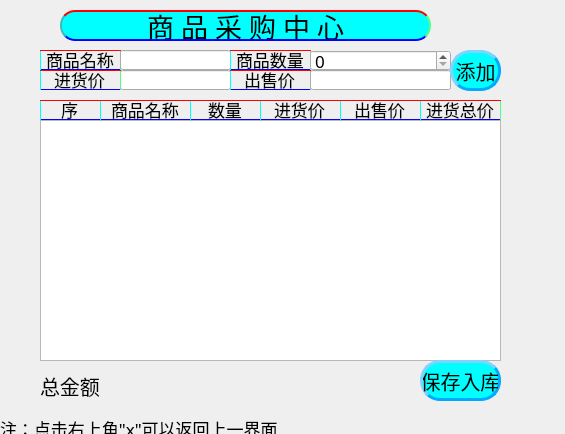
<?xml version="1.0" encoding="UTF-8"?>
<ui version="4.0">
 <class>purchaseWindow</class>
 <widget class="QMainWindow" name="purchaseWindow">
  <property name="geometry">
   <rect>
    <x>0</x>
    <y>0</y>
    <width>565</width>
    <height>434</height>
   </rect>
  </property>
  <property name="font">
   <font>
    <family>楷体</family>
    <pointsize>13</pointsize>
   </font>
  </property>
  <property name="windowTitle">
   <string>商品采购中心</string>
  </property>
  <property name="windowIcon">
   <iconset resource="../image/image.qrc">
    <normaloff>:/logo.png</normaloff>:/logo.png</iconset>
  </property>
  <property name="styleSheet">
   <string notr="true"/>
  </property>
  <widget class="QWidget" name="centralwidget">
   <widget class="QLabel" name="label">
    <property name="geometry">
     <rect>
      <x>60</x>
      <y>10</y>
      <width>371</width>
      <height>31</height>
     </rect>
    </property>
    <property name="font">
     <font>
      <family>楷体</family>
      <pointsize>20</pointsize>
     </font>
    </property>
    <property name="styleSheet">
     <string notr="true">border-width: 15px; /* 边框宽度 */
border-radius: 15px; /* 边框半径 */

border-top-style: solid;
border-top-width: 5px;
border-top-color: red;
border-top: 2px solid red;
 
border-right-style: solid;
border-right-width: 3px;
border-right-color: #55ff7f;
border-right: 2px solid #55ff7f;
 
border-bottom-style: solid;
border-bottom-width: 2px;
border-bottom-color: blue;
border-bottom:2px solid blue;
 
border-left-style: solid;
border-left-width: 3px;
border-left-color: aqua;
border-left: 2px solid #3ebaba;

background: aqua; /* 背景颜色 1E90FF*/
 font-family: 楷体; /* 设置字体 */
 color: write; /* 字体颜色 */
</string>
    </property>
    <property name="text">
     <string>商 品 采 购 中 心</string>
    </property>
    <property name="alignment">
     <set>Qt::AlignCenter</set>
    </property>
   </widget>
   <widget class="QLineEdit" name="lineEdit">
    <property name="enabled">
     <bool>false</bool>
    </property>
    <property name="geometry">
     <rect>
      <x>40</x>
      <y>50</y>
      <width>81</width>
      <height>20</height>
     </rect>
    </property>
    <property name="font">
     <font>
      <family>楷体</family>
      <pointsize>13</pointsize>
     </font>
    </property>
    <property name="styleSheet">
     <string notr="true">border-width: 15px; /* 边框宽度 */
border-radius: 20px; /* 边框半径 */

border-top-style: solid;
border-top-width: 5px;
border-top-color: red;
border-top: 1px solid red;
 
border-right-style: solid;
border-right-width: 3px;
border-right-color: #55ff7f;
border-right: 1px solid #55ff7f;
 
border-bottom-style: solid;
border-bottom-width: 2px;
border-bottom-color: blue;
border-bottom: 1px solid blue;
 
border-left-style: solid;
border-left-width: 3px;
border-left-color: aqua;
border-left: 1px solid aqua;

background:transparent; /* 背景颜色 1E90FF*/
 font-family: 楷体; /* 设置字体 */
 color: write; /* 字体颜色 */
</string>
    </property>
    <property name="text">
     <string>商品名称</string>
    </property>
    <property name="alignment">
     <set>Qt::AlignCenter</set>
    </property>
   </widget>
   <widget class="QLineEdit" name="nameEdit">
    <property name="geometry">
     <rect>
      <x>120</x>
      <y>50</y>
      <width>111</width>
      <height>20</height>
     </rect>
    </property>
    <property name="font">
     <font>
      <family>楷体</family>
      <pointsize>13</pointsize>
     </font>
    </property>
    <property name="maxLength">
     <number>32768</number>
    </property>
    <property name="alignment">
     <set>Qt::AlignLeading|Qt::AlignLeft|Qt::AlignVCenter</set>
    </property>
   </widget>
   <widget class="QLineEdit" name="lineEdit_2">
    <property name="enabled">
     <bool>false</bool>
    </property>
    <property name="geometry">
     <rect>
      <x>230</x>
      <y>50</y>
      <width>81</width>
      <height>20</height>
     </rect>
    </property>
    <property name="font">
     <font>
      <family>楷体</family>
      <pointsize>13</pointsize>
     </font>
    </property>
    <property name="styleSheet">
     <string notr="true">border-width: 15px; /* 边框宽度 */
border-radius: 20px; /* 边框半径 */

border-top-style: solid;
border-top-width: 5px;
border-top-color: red;
border-top: 1px solid red;
 
border-right-style: solid;
border-right-width: 3px;
border-right-color: #55ff7f;
border-right: 1px solid #55ff7f;
 
border-bottom-style: solid;
border-bottom-width: 2px;
border-bottom-color: blue;
border-bottom: 1px solid blue;
 
border-left-style: solid;
border-left-width: 3px;
border-left-color: aqua;
border-left: 1px solid aqua;

background:transparent; /* 背景颜色 1E90FF*/
 font-family: 楷体; /* 设置字体 */
 color: write; /* 字体颜色 */
</string>
    </property>
    <property name="text">
     <string>商品数量</string>
    </property>
    <property name="alignment">
     <set>Qt::AlignCenter</set>
    </property>
   </widget>
   <widget class="QSpinBox" name="quantityBox">
    <property name="geometry">
     <rect>
      <x>310</x>
      <y>50</y>
      <width>141</width>
      <height>21</height>
     </rect>
    </property>
    <property name="maximum">
     <number>1000</number>
    </property>
   </widget>
   <widget class="QLineEdit" name="inpriceEdit">
    <property name="geometry">
     <rect>
      <x>120</x>
      <y>70</y>
      <width>111</width>
      <height>20</height>
     </rect>
    </property>
    <property name="font">
     <font>
      <family>楷体</family>
      <pointsize>13</pointsize>
     </font>
    </property>
    <property name="alignment">
     <set>Qt::AlignLeading|Qt::AlignLeft|Qt::AlignVCenter</set>
    </property>
   </widget>
   <widget class="QLineEdit" name="lineEdit_3">
    <property name="enabled">
     <bool>false</bool>
    </property>
    <property name="geometry">
     <rect>
      <x>40</x>
      <y>70</y>
      <width>81</width>
      <height>20</height>
     </rect>
    </property>
    <property name="font">
     <font>
      <family>楷体</family>
      <pointsize>13</pointsize>
     </font>
    </property>
    <property name="styleSheet">
     <string notr="true">border-width: 15px; /* 边框宽度 */
border-radius: 20px; /* 边框半径 */

border-top-style: solid;
border-top-width: 5px;
border-top-color: red;
border-top: 1px solid red;
 
border-right-style: solid;
border-right-width: 3px;
border-right-color: #55ff7f;
border-right: 1px solid #55ff7f;
 
border-bottom-style: solid;
border-bottom-width: 2px;
border-bottom-color: blue;
border-bottom: 1px solid blue;
 
border-left-style: solid;
border-left-width: 3px;
border-left-color: aqua;
border-left: 1px solid aqua;

background:transparent; /* 背景颜色 1E90FF*/
 font-family: 楷体; /* 设置字体 */
 color: write; /* 字体颜色 */
</string>
    </property>
    <property name="text">
     <string>进货价</string>
    </property>
    <property name="alignment">
     <set>Qt::AlignCenter</set>
    </property>
   </widget>
   <widget class="QLineEdit" name="lineEdit_4">
    <property name="enabled">
     <bool>false</bool>
    </property>
    <property name="geometry">
     <rect>
      <x>230</x>
      <y>70</y>
      <width>81</width>
      <height>20</height>
     </rect>
    </property>
    <property name="font">
     <font>
      <family>楷体</family>
      <pointsize>13</pointsize>
     </font>
    </property>
    <property name="styleSheet">
     <string notr="true">border-width: 15px; /* 边框宽度 */
border-radius: 20px; /* 边框半径 */

border-top-style: solid;
border-top-width: 5px;
border-top-color: red;
border-top: 1px solid red;
 
border-right-style: solid;
border-right-width: 3px;
border-right-color: #55ff7f;
border-right: 1px solid #55ff7f;
 
border-bottom-style: solid;
border-bottom-width: 2px;
border-bottom-color: blue;
border-bottom: 1px solid blue;
 
border-left-style: solid;
border-left-width: 3px;
border-left-color: aqua;
border-left: 1px solid aqua;

background:transparent; /* 背景颜色 1E90FF*/
 font-family: 楷体; /* 设置字体 */
 color: write; /* 字体颜色 */
</string>
    </property>
    <property name="text">
     <string>出售价</string>
    </property>
    <property name="alignment">
     <set>Qt::AlignCenter</set>
    </property>
   </widget>
   <widget class="QLineEdit" name="outpriceEdit">
    <property name="geometry">
     <rect>
      <x>310</x>
      <y>70</y>
      <width>141</width>
      <height>20</height>
     </rect>
    </property>
    <property name="font">
     <font>
      <family>楷体</family>
      <pointsize>13</pointsize>
     </font>
    </property>
    <property name="alignment">
     <set>Qt::AlignLeading|Qt::AlignLeft|Qt::AlignVCenter</set>
    </property>
   </widget>
   <widget class="QPushButton" name="pushButton">
    <property name="geometry">
     <rect>
      <x>450</x>
      <y>50</y>
      <width>51</width>
      <height>41</height>
     </rect>
    </property>
    <property name="font">
     <font>
      <family>楷体</family>
      <pointsize>15</pointsize>
     </font>
    </property>
    <property name="styleSheet">
     <string notr="true">
QPushButton { /* 按钮美化 */
 width: 50px; /* 宽度 */
 height: 50px; /* 高度 */
 border-width:3px; /* 边框宽度 */
 border-radius: 20px; /* 边框半径 */
 border-style: outset; 
 border-color:#00aaff;
 background: aqua; /* 背景颜色 1E90FF*/
 color: black; /* 字体颜色 */

}
QPushButton:hover { /*5599FF 鼠标移入按钮范围时改变颜色 */
 background: #00d9d9;
 border-style: inset;
 color: black; /* 字体颜色 */
}</string>
    </property>
    <property name="text">
     <string>添加</string>
    </property>
   </widget>
   <widget class="QListWidget" name="listWidget">
    <property name="geometry">
     <rect>
      <x>40</x>
      <y>120</y>
      <width>461</width>
      <height>241</height>
     </rect>
    </property>
    <property name="styleSheet">
     <string notr="true"/>
    </property>
   </widget>
   <widget class="QLineEdit" name="lineEdit_5">
    <property name="enabled">
     <bool>false</bool>
    </property>
    <property name="geometry">
     <rect>
      <x>40</x>
      <y>100</y>
      <width>61</width>
      <height>20</height>
     </rect>
    </property>
    <property name="font">
     <font>
      <family>楷体</family>
      <pointsize>13</pointsize>
     </font>
    </property>
    <property name="styleSheet">
     <string notr="true">border-width: 15px; /* 边框宽度 */
border-radius: 20px; /* 边框半径 */

border-top-style: solid;
border-top-width: 5px;
border-top-color: red;
border-top: 1px solid red;
 
border-right-style: solid;
border-right-width: 3px;
border-right-color: #55ff7f;
border-right: 1px solid #55ff7f;
 
border-bottom-style: solid;
border-bottom-width: 2px;
border-bottom-color: blue;
border-bottom: 1px solid blue;
 
border-left-style: solid;
border-left-width: 3px;
border-left-color: aqua;
border-left: 1px solid aqua;

background:transparent; /* 背景颜色 1E90FF*/
 font-family: 楷体; /* 设置字体 */
 color: write; /* 字体颜色 */
</string>
    </property>
    <property name="text">
     <string>序</string>
    </property>
    <property name="alignment">
     <set>Qt::AlignCenter</set>
    </property>
   </widget>
   <widget class="QLineEdit" name="lineEdit_6">
    <property name="enabled">
     <bool>false</bool>
    </property>
    <property name="geometry">
     <rect>
      <x>100</x>
      <y>100</y>
      <width>91</width>
      <height>20</height>
     </rect>
    </property>
    <property name="font">
     <font>
      <family>楷体</family>
      <pointsize>13</pointsize>
     </font>
    </property>
    <property name="styleSheet">
     <string notr="true">border-width: 15px; /* 边框宽度 */
border-radius: 20px; /* 边框半径 */

border-top-style: solid;
border-top-width: 5px;
border-top-color: red;
border-top: 1px solid red;
 
border-right-style: solid;
border-right-width: 3px;
border-right-color: #55ff7f;
border-right: 1px solid #55ff7f;
 
border-bottom-style: solid;
border-bottom-width: 2px;
border-bottom-color: blue;
border-bottom: 1px solid blue;
 
border-left-style: solid;
border-left-width: 3px;
border-left-color: aqua;
border-left: 1px solid aqua;

background:transparent; /* 背景颜色 1E90FF*/
 font-family: 楷体; /* 设置字体 */
 color: write; /* 字体颜色 */
</string>
    </property>
    <property name="text">
     <string>商品名称</string>
    </property>
    <property name="alignment">
     <set>Qt::AlignCenter</set>
    </property>
   </widget>
   <widget class="QLineEdit" name="lineEdit_7">
    <property name="enabled">
     <bool>false</bool>
    </property>
    <property name="geometry">
     <rect>
      <x>190</x>
      <y>100</y>
      <width>71</width>
      <height>20</height>
     </rect>
    </property>
    <property name="font">
     <font>
      <family>楷体</family>
      <pointsize>13</pointsize>
     </font>
    </property>
    <property name="styleSheet">
     <string notr="true">border-width: 15px; /* 边框宽度 */
border-radius: 20px; /* 边框半径 */

border-top-style: solid;
border-top-width: 5px;
border-top-color: red;
border-top: 1px solid red;
 
border-right-style: solid;
border-right-width: 3px;
border-right-color: #55ff7f;
border-right: 1px solid #55ff7f;
 
border-bottom-style: solid;
border-bottom-width: 2px;
border-bottom-color: blue;
border-bottom: 1px solid blue;
 
border-left-style: solid;
border-left-width: 3px;
border-left-color: aqua;
border-left: 1px solid aqua;

background:transparent; /* 背景颜色 1E90FF*/
 font-family: 楷体; /* 设置字体 */
 color: write; /* 字体颜色 */
</string>
    </property>
    <property name="text">
     <string>数量</string>
    </property>
    <property name="alignment">
     <set>Qt::AlignCenter</set>
    </property>
   </widget>
   <widget class="QLineEdit" name="lineEdit_8">
    <property name="enabled">
     <bool>false</bool>
    </property>
    <property name="geometry">
     <rect>
      <x>260</x>
      <y>100</y>
      <width>81</width>
      <height>20</height>
     </rect>
    </property>
    <property name="font">
     <font>
      <family>楷体</family>
      <pointsize>13</pointsize>
     </font>
    </property>
    <property name="styleSheet">
     <string notr="true">border-width: 15px; /* 边框宽度 */
border-radius: 20px; /* 边框半径 */

border-top-style: solid;
border-top-width: 5px;
border-top-color: red;
border-top: 1px solid red;
 
border-right-style: solid;
border-right-width: 3px;
border-right-color: #55ff7f;
border-right: 1px solid #55ff7f;
 
border-bottom-style: solid;
border-bottom-width: 2px;
border-bottom-color: blue;
border-bottom: 1px solid blue;
 
border-left-style: solid;
border-left-width: 3px;
border-left-color: aqua;
border-left: 1px solid aqua;

background:transparent; /* 背景颜色 1E90FF*/
 font-family: 楷体; /* 设置字体 */
 color: write; /* 字体颜色 */
</string>
    </property>
    <property name="text">
     <string>进货价</string>
    </property>
    <property name="alignment">
     <set>Qt::AlignCenter</set>
    </property>
   </widget>
   <widget class="QLineEdit" name="lineEdit_9">
    <property name="enabled">
     <bool>false</bool>
    </property>
    <property name="geometry">
     <rect>
      <x>340</x>
      <y>100</y>
      <width>81</width>
      <height>20</height>
     </rect>
    </property>
    <property name="font">
     <font>
      <family>楷体</family>
      <pointsize>13</pointsize>
     </font>
    </property>
    <property name="styleSheet">
     <string notr="true">border-width: 15px; /* 边框宽度 */
border-radius: 20px; /* 边框半径 */

border-top-style: solid;
border-top-width: 5px;
border-top-color: red;
border-top: 1px solid red;
 
border-right-style: solid;
border-right-width: 3px;
border-right-color: #55ff7f;
border-right: 1px solid #55ff7f;
 
border-bottom-style: solid;
border-bottom-width: 2px;
border-bottom-color: blue;
border-bottom: 1px solid blue;
 
border-left-style: solid;
border-left-width: 3px;
border-left-color: aqua;
border-left: 1px solid aqua;

background:transparent; /* 背景颜色 1E90FF*/
 font-family: 楷体; /* 设置字体 */
 color: write; /* 字体颜色 */
</string>
    </property>
    <property name="text">
     <string>出售价</string>
    </property>
    <property name="alignment">
     <set>Qt::AlignCenter</set>
    </property>
   </widget>
   <widget class="QLineEdit" name="lineEdit_10">
    <property name="enabled">
     <bool>false</bool>
    </property>
    <property name="geometry">
     <rect>
      <x>420</x>
      <y>100</y>
      <width>81</width>
      <height>20</height>
     </rect>
    </property>
    <property name="font">
     <font>
      <family>楷体</family>
      <pointsize>13</pointsize>
     </font>
    </property>
    <property name="styleSheet">
     <string notr="true">border-width: 15px; /* 边框宽度 */
border-radius: 20px; /* 边框半径 */

border-top-style: solid;
border-top-width: 5px;
border-top-color: red;
border-top: 1px solid red;
 
border-right-style: solid;
border-right-width: 3px;
border-right-color: #55ff7f;
border-right: 1px solid #55ff7f;
 
border-bottom-style: solid;
border-bottom-width: 2px;
border-bottom-color: blue;
border-bottom: 1px solid blue;
 
border-left-style: solid;
border-left-width: 3px;
border-left-color: aqua;
border-left: 1px solid aqua;

background:transparent; /* 背景颜色 1E90FF*/
 font-family: 楷体; /* 设置字体 */
 color: write; /* 字体颜色 */
</string>
    </property>
    <property name="text">
     <string>进货总价</string>
    </property>
    <property name="alignment">
     <set>Qt::AlignCenter</set>
    </property>
   </widget>
   <widget class="QPushButton" name="insertButton">
    <property name="geometry">
     <rect>
      <x>420</x>
      <y>360</y>
      <width>81</width>
      <height>41</height>
     </rect>
    </property>
    <property name="font">
     <font>
      <family>楷体</family>
      <pointsize>15</pointsize>
     </font>
    </property>
    <property name="styleSheet">
     <string notr="true">
QPushButton { /* 按钮美化 */
 width: 50px; /* 宽度 */
 height: 50px; /* 高度 */
 border-width:3px; /* 边框宽度 */
 border-radius: 20px; /* 边框半径 */
 border-style: outset; 
 border-color:#00aaff;
 background: aqua; /* 背景颜色 1E90FF*/
 color: black; /* 字体颜色 */

}
QPushButton:hover { /*5599FF 鼠标移入按钮范围时改变颜色 */
 background: #00d9d9;
 border-style: inset;
 color: black; /* 字体颜色 */
}</string>
    </property>
    <property name="text">
     <string>保存入库</string>
    </property>
   </widget>
   <widget class="QLabel" name="label_2">
    <property name="geometry">
     <rect>
      <x>40</x>
      <y>370</y>
      <width>61</width>
      <height>31</height>
     </rect>
    </property>
    <property name="font">
     <font>
      <family>楷体</family>
      <pointsize>15</pointsize>
     </font>
    </property>
    <property name="text">
     <string>总金额</string>
    </property>
   </widget>
   <widget class="QLabel" name="moneylabel">
    <property name="geometry">
     <rect>
      <x>110</x>
      <y>370</y>
      <width>81</width>
      <height>31</height>
     </rect>
    </property>
    <property name="font">
     <font>
      <family>楷体</family>
      <pointsize>15</pointsize>
     </font>
    </property>
    <property name="text">
     <string/>
    </property>
   </widget>
   <widget class="QLabel" name="label_3">
    <property name="geometry">
     <rect>
      <x>0</x>
      <y>420</y>
      <width>321</width>
      <height>16</height>
     </rect>
    </property>
    <property name="font">
     <font>
      <family>楷体</family>
     </font>
    </property>
    <property name="text">
     <string>注：点击右上角&quot;x&quot;可以返回上一界面</string>
    </property>
   </widget>
  </widget>
 </widget>
 <resources>
  <include location="../image/image.qrc"/>
 </resources>
 <connections/>
</ui>
